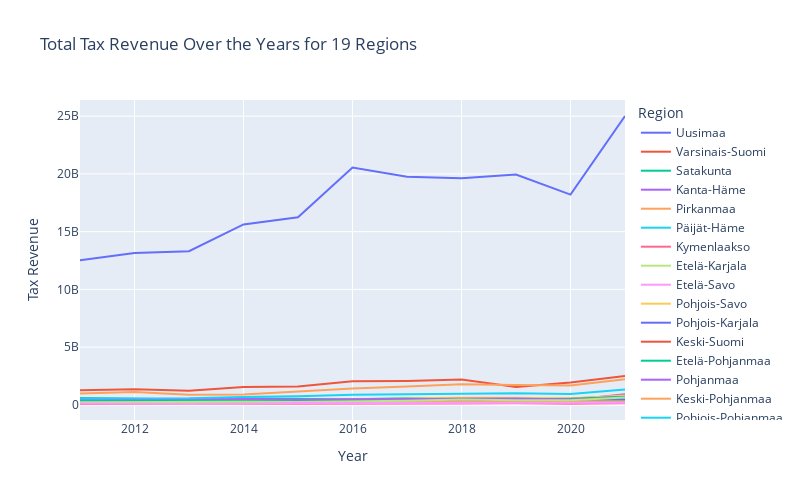

Notebook code cell kept with this figure:
### Code cell
import pandas as pd
import plotly.express as px

# Assuming you have already loaded your data into a dataframe, let's call it 'big_dataframe'

# Create an interactive line plot using Plotly Express
fig = px.line(tax_by_region, x='Year', y='Tax_Revenue', color='Name of region in Finnish',
              title='Total Tax Revenue Over the Years for 19 Regions',
              labels={'Tax_Revenue': 'Tax Revenue', 'Year': 'Year'},
              width=800, height=500)

# Customize the layout (optional)
fig.update_layout(
    xaxis_title='Year',
    yaxis_title='Tax Revenue',
    legend_title='Region',
)

# Show the interactive plot
fig.show()

### Figure 1 — Plotly figure (JSON) as saved in the notebook; plotly's stock layout.template omitted (floating-point values rounded to 4 significant figures)
{"data": [{"hovertemplate": "Name of region in Finnish=Uusimaa<br>Year=%{x}<br>Tax Revenue=%{y}<extra></extra>", "legendgroup": "Uusimaa", "line": {"color": "#636efa", "dash": "solid"}, "marker": {"symbol": "circle"}, "mode": "lines", "name": "Uusimaa", "orientation": "v", "showlegend": true, "type": "scatter", "x": [2011, 2012, 2013, 2014, 2015, 2016, 2017, 2018, 2019, 2020, 2021], "xaxis": "x", "y": [12520000000.0, 13160000000.0, 13300000000.0, 15620000000.0, 16240000000.0, 20550000000.0, 19760000000.0, 19620000000.0, 19950000000.0, 18200000000.0, 25010000000.0], "yaxis": "y"}, {"hovertemplate": "Name of region in Finnish=Varsinais-Suomi<br>Year=%{x}<br>Tax Revenue=%{y}<extra></extra>", "legendgroup": "Varsinais-Suomi", "line": {"color": "#EF553B", "dash": "solid"}, "marker": {"symbol": "circle"}, "mode": "lines", "name": "Varsinais-Suomi", "orientation": "v", "showlegend": true, "type": "scatter", "x": [2011, 2012, 2013, 2014, 2015, 2016, 2017, 2018, 2019, 2020, 2021], "xaxis": "x", "y": [1255000000.0, 1351000000.0, 1225000000.0, 1535000000.0, 1584000000.0, 2053000000.0, 2074000000.0, 2184000000.0, 1555000000.0, 1934000000.0, 2491000000.0], "yaxis": "y"}, {"hovertemplate": "Name of region in Finnish=Satakunta<br>Year=%{x}<br>Tax Revenue=%{y}<extra></extra>", "legendgroup": "Satakunta", "line": {"color": "#00cc96", "dash": "solid"}, "marker": {"symbol": "circle"}, "mode": "lines", "name": "Satakunta", "orientation": "v", "showlegend": true, "type": "scatter", "x": [2011, 2012, 2013, 2014, 2015, 2016, 2017, 2018, 2019, 2020, 2021], "xaxis": "x", "y": [600300000.0, 538791439, 460500000.0, 549600000.0, 503200000.0, 476500000.0, 575400000.0, 556000000.0, 501100000.0, 558500000.0, 756800000.0], "yaxis": "y"}, {"hovertemplate": "Name of region in Finnish=Kanta-Häme<br>Year=%{x}<br>Tax Revenue=%{y}<extra></extra>", "legendgroup": "Kanta-Häme", "line": {"color": "#ab63fa", "dash": "solid"}, "marker": {"symbol": "circle"}, "mode": "lines", "name": "Kanta-Häme", "orientation": "v", "showlegend": true, "type": "scatter", "x": [2011, 2012, 2013, 2014, 2015, 2016, 2017, 2018, 2019, 2020, 2021], "xaxis": "x", "y": [271700000.0, 269500000.0, 253500000.0, 317082707, 299800000.0, 284300000.0, 402400000.0, 398700000.0, 402700000.0, 414600000.0, 919100000.0], "yaxis": "y"}, {"hovertemplate": "Name of region in Finnish=Pirkanmaa<br>Year=%{x}<br>Tax Revenue=%{y}<extra></extra>", "legendgroup": "Pirkanmaa", "line": {"color": "#FFA15A", "dash": "solid"}, "marker": {"symbol": "circle"}, "mode": "lines", "name": "Pirkanmaa", "orientation": "v", "showlegend": true, "type": "scatter", "x": [2011, 2012, 2013, 2014, 2015, 2016, 2017, 2018, 2019, 2020, 2021], "xaxis": "x", "y": [989200000.0, 1109000000.0, 876000000.0, 900200000.0, 1152000000.0, 1408000000.0, 1595000000.0, 1793000000.0, 1713000000.0, 1671000000.0, 2212000000.0], "yaxis": "y"}, {"hovertemplate": "Name of region in Finnish=Päijät-Häme<br>Year=%{x}<br>Tax Revenue=%{y}<extra></extra>", "legendgroup": "Päijät-Häme", "line": {"color": "#19d3f3", "dash": "solid"}, "marker": {"symbol": "circle"}, "mode": "lines", "name": "Päijät-Häme", "orientation": "v", "showlegend": true, "type": "scatter", "x": [2011, 2012, 2013, 2014, 2015, 2016, 2017, 2018, 2019, 2020, 2021], "xaxis": "x", "y": [373300000.0, 304700000.0, 286500000.0, 309600000.0, 316100000.0, 373400000.0, 463900000.0, 480200000.0, 462600000.0, 435800000.0, 619900000.0], "yaxis": "y"}, {"hovertemplate": "Name of region in Finnish=Kymenlaakso<br>Year=%{x}<br>Tax Revenue=%{y}<extra></extra>", "legendgroup": "Kymenlaakso", "line": {"color": "#FF6692", "dash": "solid"}, "marker": {"symbol": "circle"}, "mode": "lines", "name": "Kymenlaakso", "orientation": "v", "showlegend": true, "type": "scatter", "x": [2011, 2012, 2013, 2014, 2015, 2016, 2017, 2018, 2019, 2020, 2021], "xaxis": "x", "y": [270200000.0, 293600000.0, 226500000.0, 260700000.0, 242300000.0, 275300000.0, 376700000.0, 349500000.0, 498100000.0, 524500000.0, 387000000.0], "yaxis": "y"}, {"hovertemplate": "Name of region in Finnish=Etelä-Karjala<br>Year=%{x}<br>Tax Revenue=%{y}<extra></extra>", "legendgroup": "Etelä-Karjala", "line": {"color": "#B6E880", "dash": "solid"}, "marker": {"symbol": "circle"}, "mode": "lines", "name": "Etelä-Karjala", "orientation": "v", "showlegend": true, "type": "scatter", "x": [2011, 2012, 2013, 2014, 2015, 2016, 2017, 2018, 2019, 2020, 2021], "xaxis": "x", "y": [232500000.0, 225800000.0, 203100000.0, 245200000.0, 198000000.0, 189800000.0, 174900000.0, 209400000.0, 190500000.0, 218200000.0, 400400000.0], "yaxis": "y"}, {"hovertemplate": "Name of region in Finnish=Etelä-Savo<br>Year=%{x}<br>Tax Revenue=%{y}<extra></extra>", "legendgroup": "Etelä-Savo", "line": {"color": "#FF97FF", "dash": "solid"}, "marker": {"symbol": "circle"}, "mode": "lines", "name": "Etelä-Savo", "orientation": "v", "showlegend": true, "type": "scatter", "x": [2011, 2012, 2013, 2014, 2015, 2016, 2017, 2018, 2019, 2020, 2021], "xaxis": "x", "y": [165300000.0, 161100000.0, 146100000.0, 172100000.0, 165200000.0, 164100000.0, 202100000.0, 237900000.0, 226700000.0, 223000000.0, 255600000.0], "yaxis": "y"}, {"hovertemplate": "Name of region in Finnish=Pohjois-Savo<br>Year=%{x}<br>Tax Revenue=%{y}<extra></extra>", "legendgroup": "Pohjois-Savo", "line": {"color": "#FECB52", "dash": "solid"}, "marker": {"symbol": "circle"}, "mode": "lines", "name": "Pohjois-Savo", "orientation": "v", "showlegend": true, "type": "scatter", "x": [2011, 2012, 2013, 2014, 2015, 2016, 2017, 2018, 2019, 2020, 2021], "xaxis": "x", "y": [350100000.0, 391300000.0, 341000000.0, 405600000.0, 412100000.0, 467600000.0, 541500000.0, 616700000.0, 609200000.0, 550600000.0, 819200000.0], "yaxis": "y"}, {"hovertemplate": "Name of region in Finnish=Pohjois-Karjala<br>Year=%{x}<br>Tax Revenue=%{y}<extra></extra>", "legendgroup": "Pohjois-Karjala", "line": {"color": "#636efa", "dash": "solid"}, "marker": {"symbol": "circle"}, "mode": "lines", "name": "Pohjois-Karjala", "orientation": "v", "showlegend": true, "type": "scatter", "x": [2011, 2012, 2013, 2014, 2015, 2016, 2017, 2018, 2019, 2020, 2021], "xaxis": "x", "y": [271600000.0, 252800000.0, 236500000.0, 327600000.0, 312800000.0, 341100000.0, 371800000.0, 371100000.0, 359100000.0, 454100000.0, 465300000.0], "yaxis": "y"}, {"hovertemplate": "Name of region in Finnish=Keski-Suomi<br>Year=%{x}<br>Tax Revenue=%{y}<extra></extra>", "legendgroup": "Keski-Suomi", "line": {"color": "#EF553B", "dash": "solid"}, "marker": {"symbol": "circle"}, "mode": "lines", "name": "Keski-Suomi", "orientation": "v", "showlegend": true, "type": "scatter", "x": [2011, 2012, 2013, 2014, 2015, 2016, 2017, 2018, 2019, 2020, 2021], "xaxis": "x", "y": [332800000.0, 313900000.0, 297600000.0, 440200000.0, 404800000.0, 436200000.0, 501000000.0, 527600000.0, 511400000.0, 514200000.0, 686000000.0], "yaxis": "y"}, {"hovertemplate": "Name of region in Finnish=Etelä-Pohjanmaa<br>Year=%{x}<br>Tax Revenue=%{y}<extra></extra>", "legendgroup": "Etelä-Pohjanmaa", "line": {"color": "#00cc96", "dash": "solid"}, "marker": {"symbol": "circle"}, "mode": "lines", "name": "Etelä-Pohjanmaa", "orientation": "v", "showlegend": true, "type": "scatter", "x": [2011, 2012, 2013, 2014, 2015, 2016, 2017, 2018, 2019, 2020, 2021], "xaxis": "x", "y": [338400000.0, 349600000.0, 356400000.0, 380600000.0, 380100000.0, 439200000.0, 480000000.0, 494900000.0, 546200000.0, 500500000.0, 693400000.0], "yaxis": "y"}, {"hovertemplate": "Name of region in Finnish=Pohjanmaa<br>Year=%{x}<br>Tax Revenue=%{y}<extra></extra>", "legendgroup": "Pohjanmaa", "line": {"color": "#ab63fa", "dash": "solid"}, "marker": {"symbol": "circle"}, "mode": "lines", "name": "Pohjanmaa", "orientation": "v", "showlegend": true, "type": "scatter", "x": [2011, 2012, 2013, 2014, 2015, 2016, 2017, 2018, 2019, 2020, 2021], "xaxis": "x", "y": [483400000.0, 492000000.0, 505400000.0, 502000000.0, 436400000.0, 474200000.0, 507000000.0, 527900000.0, 555700000.0, 457500000.0, 615900000.0], "yaxis": "y"}, {"hovertemplate": "Name of region in Finnish=Keski-Pohjanmaa<br>Year=%{x}<br>Tax Revenue=%{y}<extra></extra>", "legendgroup": "Keski-Pohjanmaa", "line": {"color": "#FFA15A", "dash": "solid"}, "marker": {"symbol": "circle"}, "mode": "lines", "name": "Keski-Pohjanmaa", "orientation": "v", "showlegend": true, "type": "scatter", "x": [2011, 2012, 2013, 2014, 2015, 2016, 2017, 2018, 2019, 2020, 2021], "xaxis": "x", "y": [158000000.0, 160000000.0, 166900000.0, 176900000.0, 203600000.0, 171300000.0, 286700000.0, 263500000.0, 217300000.0, 259400000.0, 238800000.0], "yaxis": "y"}, {"hovertemplate": "Name of region in Finnish=Pohjois-Pohjanmaa<br>Year=%{x}<br>Tax Revenue=%{y}<extra></extra>", "legendgroup": "Pohjois-Pohjanmaa", "line": {"color": "#19d3f3", "dash": "solid"}, "marker": {"symbol": "circle"}, "mode": "lines", "name": "Pohjois-Pohjanmaa", "orientation": "v", "showlegend": true, "type": "scatter", "x": [2011, 2012, 2013, 2014, 2015, 2016, 2017, 2018, 2019, 2020, 2021], "xaxis": "x", "y": [556100000.0, 553800000.0, 563600000.0, 678400000.0, 734000000.0, 863200000.0, 920700000.0, 1008000000.0, 1004000000.0, 938600000.0, 1321000000.0], "yaxis": "y"}, {"hovertemplate": "Name of region in Finnish=Kainuu<br>Year=%{x}<br>Tax Revenue=%{y}<extra></extra>", "legendgroup": "Kainuu", "line": {"color": "#FF6692", "dash": "solid"}, "marker": {"symbol": "circle"}, "mode": "lines", "name": "Kainuu", "orientation": "v", "showlegend": true, "type": "scatter", "x": [2011, 2012, 2013, 2014, 2015, 2016, 2017, 2018, 2019, 2020, 2021], "xaxis": "x", "y": [77140000.0, 78500000.0, 72220000.0, 90040000.0, 78900000.0, 101000000.0, 91430000.0, 114000000.0, 144300000.0, 95610000.0, 136700000.0], "yaxis": "y"}, {"hovertemplate": "Name of region in Finnish=Lappi<br>Year=%{x}<br>Tax Revenue=%{y}<extra></extra>", "legendgroup": "Lappi", "line": {"color": "#B6E880", "dash": "solid"}, "marker": {"symbol": "circle"}, "mode": "lines", "name": "Lappi", "orientation": "v", "showlegend": true, "type": "scatter", "x": [2011, 2012, 2013, 2014, 2015, 2016, 2017, 2018, 2019, 2020, 2021], "xaxis": "x", "y": [218300000.0, 246900000.0, 272900000.0, 277500000.0, 241300000.0, 264000000.0, 348600000.0, 457200000.0, 395500000.0, 406800000.0, 633900000.0], "yaxis": "y"}, {"hovertemplate": "Name of region in Finnish=Ahvenanmaa<br>Year=%{x}<br>Tax Revenue=%{y}<extra></extra>", "legendgroup": "Ahvenanmaa", "line": {"color": "#FF97FF", "dash": "solid"}, "marker": {"symbol": "circle"}, "mode": "lines", "name": "Ahvenanmaa", "orientation": "v", "showlegend": true, "type": "scatter", "x": [2011, 2012, 2013, 2014, 2015, 2016, 2017, 2018, 2019, 2020, 2021], "xaxis": "x", "y": [109300000.0, 81260000.0, 76380000.0, 95490000.0, 168200000.0, 163500000.0, 163500000.0, 166400000.0, 176400000.0, 160700000.0, 190300000.0], "yaxis": "y"}], "layout": {"height": 500, "legend": {"title": {"text": "Region"}, "tracegroupgap": 0}, "title": {"text": "Total Tax Revenue Over the Years for 19 Regions"}, "width": 800, "xaxis": {"anchor": "y", "domain": [0, 1], "title": {"text": "Year"}}, "yaxis": {"anchor": "x", "domain": [0, 1], "title": {"text": "Tax Revenue"}}}}
